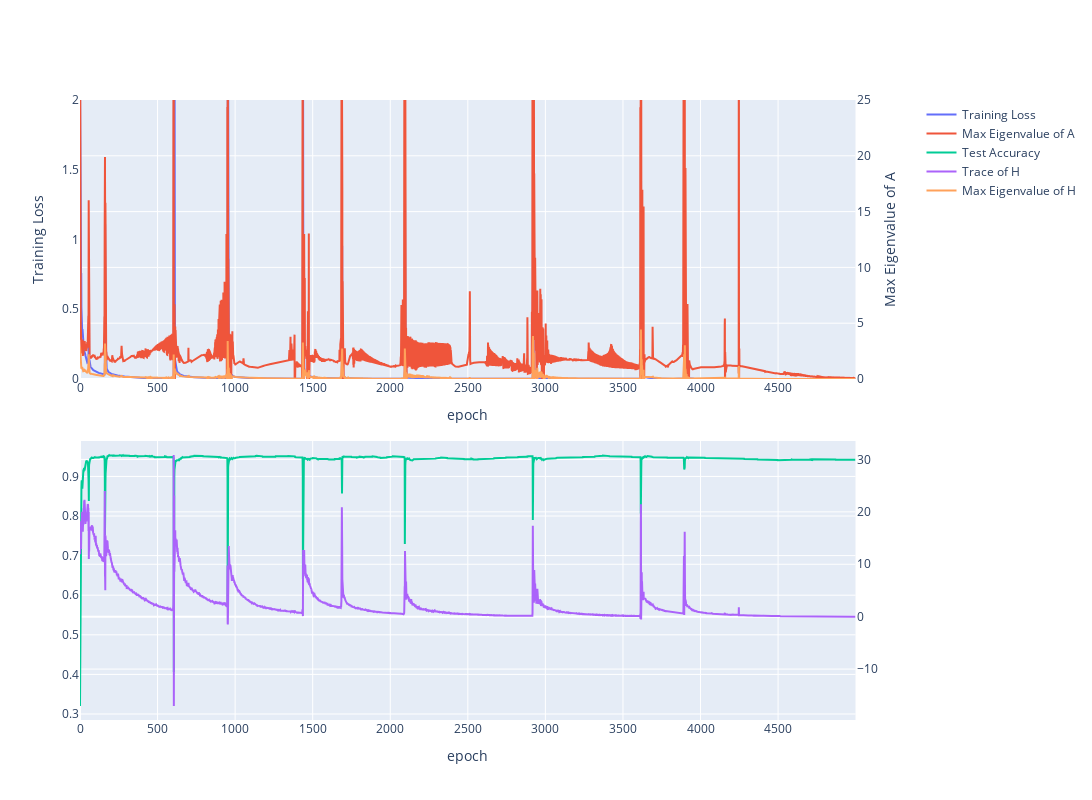

Here is the notebook cell this chart was saved with:
### Code cell
plot_output_data(md, out,1)

### Figure 1 — Plotly figure (JSON) as saved in the notebook; plotly's stock layout.template omitted (floating-point values rounded to 4 significant figures; data arrays with more than 128 entries replaced by an {"elided": "..."} marker saying what was removed)
{"data": [{"line": {"width": 2}, "name": "Training Loss", "type": "scatter", "x": {"elided": "5000 int values"}, "xaxis": "x", "y": {"elided": "5000 float values"}, "yaxis": "y"}, {"line": {"width": 2}, "name": "Max Eigenvalue of A", "type": "scatter", "x": {"elided": "5000 int values"}, "xaxis": "x", "y": {"elided": "5000 float values"}, "yaxis": "y2"}, {"line": {"width": 2}, "name": "Test Accuracy", "type": "scatter", "x": {"elided": "5000 int values"}, "xaxis": "x2", "y": {"elided": "5000 float values"}, "yaxis": "y3"}, {"line": {"width": 2}, "name": "Trace of H", "type": "scatter", "x": {"elided": "5000 int values"}, "xaxis": "x2", "y": {"elided": "5000 float values"}, "yaxis": "y4"}, {"line": {"width": 2}, "name": "Max Eigenvalue of H", "type": "scatter", "x": {"elided": "5000 int values"}, "xaxis": "x", "y": {"elided": "5000 float values"}, "yaxis": "y2"}], "layout": {"height": 800, "width": 1200, "xaxis": {"anchor": "y", "domain": [0, 0.94], "title": {"text": "epoch"}}, "xaxis2": {"anchor": "y3", "domain": [0, 0.94], "title": {"text": "epoch"}}, "yaxis": {"anchor": "x", "domain": [0.55, 1], "range": [0, 2], "showgrid": false, "title": {"text": "Training Loss"}}, "yaxis2": {"anchor": "x", "overlaying": "y", "range": [0, 25], "side": "right", "title": {"text": "Max Eigenvalue of A"}}, "yaxis3": {"anchor": "x2", "domain": [0, 0.45]}, "yaxis4": {"anchor": "x2", "overlaying": "y3", "side": "right"}}}
